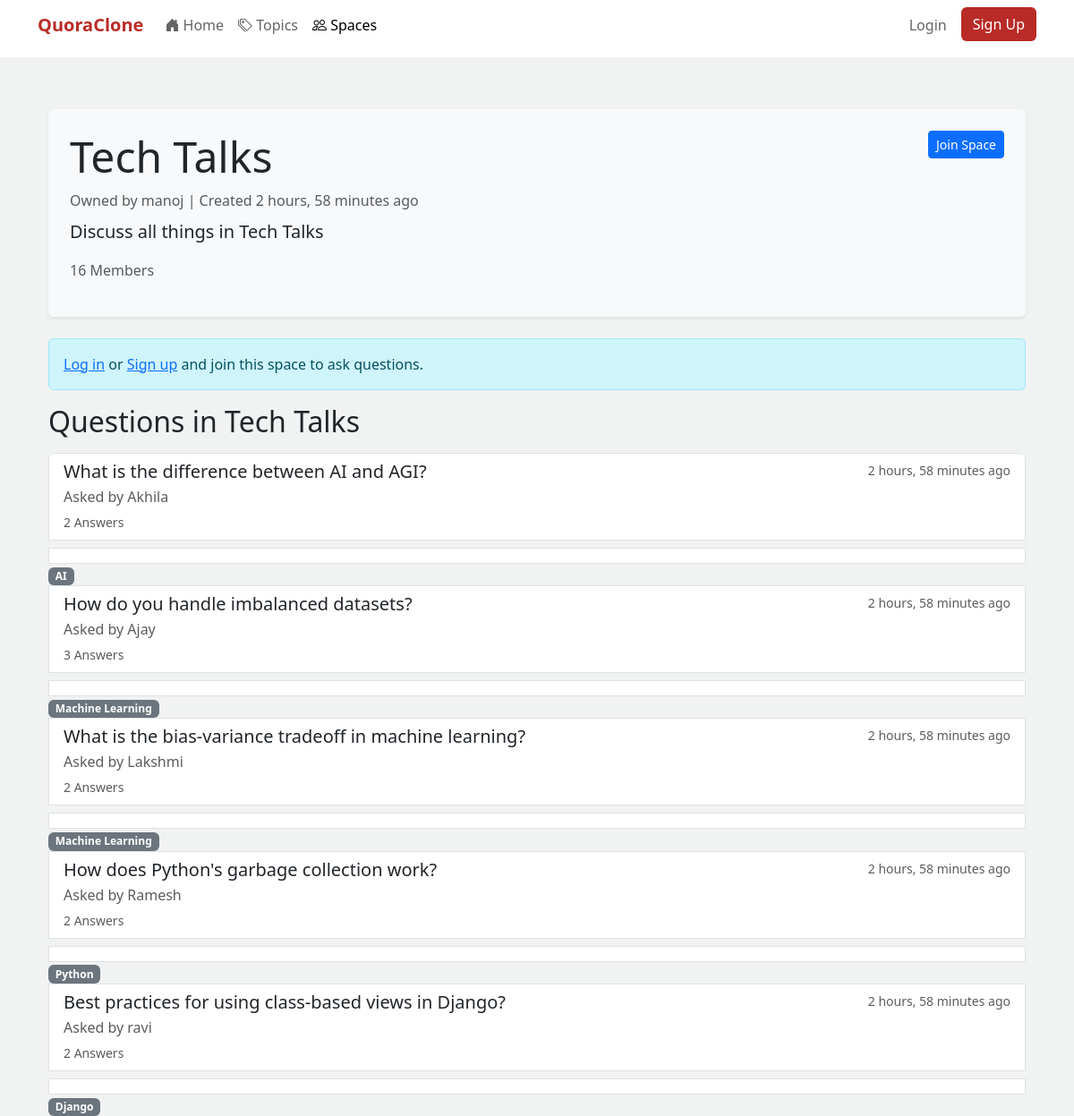
/space/tech-talks/, run on the app's committed database.
### core/models.py (models this page shows, shortened)
class Space(models.Model):
    name = models.CharField(max_length=100, unique=True, help_text="The name of the space.")
    slug = models.SlugField(max_length=110, unique=True, blank=True, help_text="URL-friendly version of the name, auto-generated.")
    description = models.TextField(blank=True, help_text="A description of the space and its purpose.")
    owner = models.ForeignKey(User, on_delete=models.CASCADE, related_name='owned_spaces', help_text="The user who created and owns the space.")
    members = models.ManyToManyField(User, related_name='joined_spaces', blank=True, help_text="Users who are members of this space.")
    created_at = models.DateTimeField(auto_now_add=True)

class Question(models.Model):
    user = models.ForeignKey(User, on_delete=models.CASCADE, related_name='questions', help_text="The user who asked the question.")
    title = models.CharField(max_length=200, help_text="The main text of the question.")
    content = models.TextField(blank=True, help_text="Optional additional details or context for the question.")
    topics = models.ManyToManyField(Topic, related_name='questions', blank=True, help_text="Topics associated with this question.")
    space = models.ForeignKey(
        Space,
        on_delete=models.SET_NULL, # Keep question even if space is deleted
        null=True,
        blank=True,
        related_name='questions',
        help_text="The space this question belongs to, if any."
    )
    created_at = models.DateTimeField(auto_now_add=True)

class Topic(models.Model):
    name = models.CharField(max_length=100, unique=True, help_text="The name of the topic.")
    slug = models.SlugField(max_length=110, unique=True, blank=True, help_text="URL-friendly version of the name, auto-generated.")
    description = models.TextField(blank=True, null=True, help_text="A brief description of the topic.")

### core/views.py (the view, shortened to what this page needs)
# urls.py: path('space/<slug:space_slug>/', views.space_detail, name='space_detail'),
def space_detail(request, space_slug):
    space = get_object_or_404(Space.objects.prefetch_related('members'), slug=space_slug)
    questions = space.questions.all().order_by('-created_at')
    question_form = QuestionForm()
    is_member = request.user.is_authenticated and request.user in space.members.all()
    return render(request, 'space_detail.html', {
        'space': space,
        'questions': questions,
        'question_form': question_form,
        'is_member': is_member
    })

### core/context_processors.py (called while the page is built)
def auth_forms_context(request):
    context = {}
    if not request.user.is_authenticated:
        if request.path not in [request.build_absolute_uri(url) for url in ['/login/', '/signup/']]: # Basic check
             context['login_form'] = LoginForm(request=request) # Pass request for AuthenticationForm
             context['signup_form'] = CustomUserCreationForm()
    return context

### templates/space_detail.html (shortened to what this page needs)
{% extends 'base.html' %}
{% block content %}
<div class="container mt-4">
    <div class="space-header mb-4 p-4 bg-light rounded shadow-sm">
        <div class="d-flex justify-content-between align-items-start">
            <div>
                <h1 class="display-5">{{ space.name }}</h1>
                <p class="text-muted mb-1">Owned by {{ space.owner.username }} | Created {{ space.created_at|timesince }} ago</p>
                {% if space.description %}
                    <p class="lead mt-2">{{ space.description }}</p>
                {% endif %}
                <p class="text-muted">{{ space.members.count }} Member{{ space.members.count|pluralize }}</p>
            </div>
            <div>
                {% if user.is_authenticated %}
                    {% if user == space.owner %}
                        <span class="badge bg-secondary">Owner</span>
                    {% elif is_member %}
                        <form action="{% url 'core:join_leave_space' space.slug %}" method="post" class="d-inline">
                            {% csrf_token %}
                            <button type="submit" class="btn btn-outline-danger btn-sm">Leave Space</button>
                        </form>
                    {% else %}
                        <form action="{% url 'core:join_leave_space' space.slug %}" method="post" class="d-inline">
                            {% csrf_token %}
                            <button type="submit" class="btn btn-primary btn-sm">Join Space</button>
                        </form>
                    {% endif %}
                {% else %}
                     <a href="#" data-bs-toggle="modal" data-bs-target="#loginModal" class="btn btn-primary btn-sm">Join Space</a>
                {% endif %}
            </div>
        </div>
    </div>
    {% if is_member %}
        <div class="card mb-4 shadow-sm">
            <div class="card-header">
                Ask a Question in {{ space.name }}
            </div>
            <div class="card-body">
                <form method="post" action="{% url 'core:space_detail' space.slug %}">
                    {% csrf_token %}
                    {% for field in question_form %}
                        <div class="mb-3">
                            <label for="{{ field.id_for_label }}" class="form-label">{{ field.label }}</label>
                            {% if field.name == 'topics' %}
                                <div class="form-check">
                                    {% for choice in field %}
                                        <div class="form-check">
                                            {{ choice.tag }}
                                            <label class="form-check-label" for="{{ choice.id_for_label }}">
                                                {{ choice.choice_label }}
                                            </label>
                                        </div>
                                    {% endfor %}
                                </div>
                            {% else %}
                                {{ field }}
                            {% endif %}
                            {% if field.help_text %}
                                <small class="form-text text-muted">{{ field.help_text }}</small>
                            {% endif %}
                            {% for error in field.errors %}
                                <div class="alert alert-danger mt-1 p-1" role="alert">{{ error }}</div>
                            {% endfor %}
                        </div>
                    {% endfor %}
                    <button type="submit" class="btn btn-primary mt-2">Post Question</button>
                </form>
            </div>
        </div>
    {% elif user.is_authenticated %}
         <div class="alert alert-info" role="alert">
            You must <form action="{% url 'core:join_leave_space' space.slug %}" method="post" class="d-inline">{% csrf_token %}<button type="submit" class="btn btn-link p-0 m-0 align-baseline">join this space</button></form> to ask questions.
        </div>
    {% else %}
        <div class="alert alert-info" role="alert">
            <a href="#" data-bs-toggle="modal" data-bs-target="#loginModal">Log in</a> or <a href="#" data-bs-toggle="modal" data-bs-target="#signupModal">Sign up</a> and join this space to ask questions.
        </div>
    {% endif %}
    <h2 class="mb-3">Questions in {{ space.name }}</h2>
    {% if questions %}
        <div class="list-group">
            {% for question in questions %}
                <a href="{% url 'core:question_detail' question.id %}" class="list-group-item list-group-item-action">
                    <div class="d-flex w-100 justify-content-between">
                        <h5 class="mb-1">{{ question.title }}</h5>
                        <small class="text-muted">{{ question.created_at|timesince }} ago</small>
                    </div>
                    <p class="mb-1 text-muted">Asked by {{ question.user.username }}</p>
                    <small class="text-muted">{{ question.answers.count }} Answer{{ question.answers.count|pluralize }}</small>
                     {% if question.topics.all %}
                        <div class="mt-2">
                            {% for topic in question.topics.all %}
                                <a href="{% url 'core:topic_detail' topic.slug %}" class="badge bg-secondary text-decoration-none">{{ topic.name }}</a>
                            {% endfor %}
                        </div>
                    {% endif %}
                </a>
            {% endfor %}
        </div>
    {% else %}
        <p class="text-muted">No questions have been asked in this space yet.</p>
    {% endif %}
</div>
{% endblock %}

### templates/base.html (style rules this page uses)
body { background-color: #f1f2f2; }

### data on the page
Space: name "Tech Talks", owner.username "manoj", created_at "2 hours, 58 minutes", description "Discuss all things in Tech Talks", members.count "16"
Question: title "What is the difference between AI and AGI?", created_at "2 hours, 58 minutes", user.username "Akhila", answers.count "2"
Topic: name "AI"
Question: title "How do you handle imbalanced datasets?", created_at "2 hours, 58 minutes", user.username "Ajay", answers.count "3"
Topic: name "Machine Learning"
Question: title "What is the bias-variance tradeoff in machine learning?", created_at "2 hours, 58 minutes", user.username "Lakshmi", answers.count "2"
Question: title "How does Python's garbage collection work?", created_at "2 hours, 58 minutes", user.username "Ramesh", answers.count "2"
Topic: name "Python"
Question: title "Best practices for using class-based views in Django?", created_at "2 hours, 58 minutes", user.username "ravi", answers.count "2"
Topic: name "Django"
